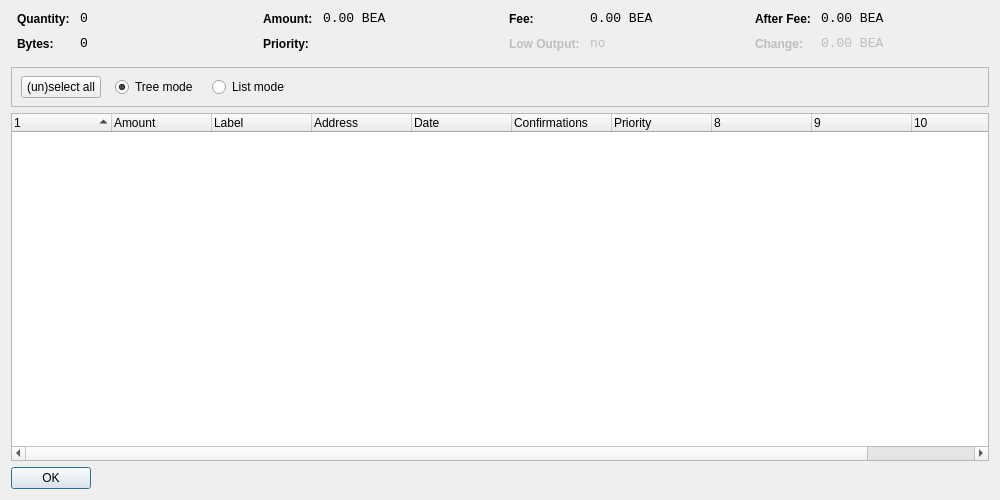
<?xml version="1.0" encoding="UTF-8"?>
<ui version="4.0">
 <class>CoinControlDialog</class>
 <widget class="QDialog" name="CoinControlDialog">
  <property name="geometry">
   <rect>
    <x>0</x>
    <y>0</y>
    <width>1000</width>
    <height>500</height>
   </rect>
  </property>
  <property name="windowTitle">
   <string>Coin Control</string>
  </property>
  <layout class="QVBoxLayout" name="verticalLayout">
   <item>
    <layout class="QHBoxLayout" name="horizontalLayoutTop" stretch="0,0,0,0">
     <property name="topMargin">
      <number>0</number>
     </property>
     <property name="bottomMargin">
      <number>10</number>
     </property>
     <item>
      <layout class="QFormLayout" name="formLayoutCoinControl1">
       <property name="horizontalSpacing">
        <number>10</number>
       </property>
       <property name="verticalSpacing">
        <number>10</number>
       </property>
       <property name="leftMargin">
        <number>6</number>
       </property>
       <property name="rightMargin">
        <number>6</number>
       </property>
       <item row="0" column="0">
        <widget class="QLabel" name="labelCoinControlQuantityText">
         <property name="styleSheet">
          <string notr="true">font-weight:bold;</string>
         </property>
         <property name="text">
          <string>Quantity:</string>
         </property>
        </widget>
       </item>
       <item row="0" column="1">
        <widget class="QLabel" name="labelCoinControlQuantity">
         <property name="font">
          <font>
           <family>Monospace</family>
           <pointsize>10</pointsize>
          </font>
         </property>
         <property name="cursor">
          <cursorShape>IBeamCursor</cursorShape>
         </property>
         <property name="contextMenuPolicy">
          <enum>Qt::ActionsContextMenu</enum>
         </property>
         <property name="text">
          <string notr="true">0</string>
         </property>
         <property name="textInteractionFlags">
          <set>Qt::LinksAccessibleByMouse|Qt::TextSelectableByKeyboard|Qt::TextSelectableByMouse</set>
         </property>
        </widget>
       </item>
       <item row="1" column="0">
        <widget class="QLabel" name="labelCoinControlBytesText">
         <property name="styleSheet">
          <string notr="true">font-weight:bold;</string>
         </property>
         <property name="text">
          <string>Bytes:</string>
         </property>
        </widget>
       </item>
       <item row="1" column="1">
        <widget class="QLabel" name="labelCoinControlBytes">
         <property name="font">
          <font>
           <family>Monospace</family>
           <pointsize>10</pointsize>
          </font>
         </property>
         <property name="cursor">
          <cursorShape>IBeamCursor</cursorShape>
         </property>
         <property name="contextMenuPolicy">
          <enum>Qt::ActionsContextMenu</enum>
         </property>
         <property name="text">
          <string notr="true">0</string>
         </property>
         <property name="textInteractionFlags">
          <set>Qt::LinksAccessibleByMouse|Qt::TextSelectableByKeyboard|Qt::TextSelectableByMouse</set>
         </property>
        </widget>
       </item>
      </layout>
     </item>
     <item>
      <layout class="QFormLayout" name="formLayoutCoinControl2">
       <property name="horizontalSpacing">
        <number>10</number>
       </property>
       <property name="verticalSpacing">
        <number>10</number>
       </property>
       <property name="leftMargin">
        <number>6</number>
       </property>
       <property name="rightMargin">
        <number>6</number>
       </property>
       <item row="0" column="0">
        <widget class="QLabel" name="labelCoinControlAmountText">
         <property name="styleSheet">
          <string notr="true">font-weight:bold;</string>
         </property>
         <property name="text">
          <string>Amount:</string>
         </property>
        </widget>
       </item>
       <item row="0" column="1">
        <widget class="QLabel" name="labelCoinControlAmount">
         <property name="font">
          <font>
           <family>Monospace</family>
           <pointsize>10</pointsize>
          </font>
         </property>
         <property name="cursor">
          <cursorShape>IBeamCursor</cursorShape>
         </property>
         <property name="contextMenuPolicy">
          <enum>Qt::ActionsContextMenu</enum>
         </property>
         <property name="text">
          <string notr="true">0.00 BEA</string>
         </property>
         <property name="textInteractionFlags">
          <set>Qt::LinksAccessibleByMouse|Qt::TextSelectableByKeyboard|Qt::TextSelectableByMouse</set>
         </property>
        </widget>
       </item>
       <item row="1" column="0">
        <widget class="QLabel" name="labelCoinControlPriorityText">
         <property name="styleSheet">
          <string notr="true">font-weight:bold;</string>
         </property>
         <property name="text">
          <string>Priority:</string>
         </property>
        </widget>
       </item>
       <item row="1" column="1">
        <widget class="QLabel" name="labelCoinControlPriority">
         <property name="font">
          <font>
           <family>Monospace</family>
           <pointsize>10</pointsize>
          </font>
         </property>
         <property name="cursor">
          <cursorShape>IBeamCursor</cursorShape>
         </property>
         <property name="contextMenuPolicy">
          <enum>Qt::ActionsContextMenu</enum>
         </property>
         <property name="text">
          <string/>
         </property>
         <property name="textInteractionFlags">
          <set>Qt::LinksAccessibleByMouse|Qt::TextSelectableByKeyboard|Qt::TextSelectableByMouse</set>
         </property>
        </widget>
       </item>
      </layout>
     </item>
     <item>
      <layout class="QFormLayout" name="formLayoutCoinControl3">
       <property name="horizontalSpacing">
        <number>10</number>
       </property>
       <property name="verticalSpacing">
        <number>10</number>
       </property>
       <property name="leftMargin">
        <number>6</number>
       </property>
       <property name="rightMargin">
        <number>6</number>
       </property>
       <item row="0" column="0">
        <widget class="QLabel" name="labelCoinControlFeeText">
         <property name="styleSheet">
          <string notr="true">font-weight:bold;</string>
         </property>
         <property name="text">
          <string>Fee:</string>
         </property>
        </widget>
       </item>
       <item row="0" column="1">
        <widget class="QLabel" name="labelCoinControlFee">
         <property name="font">
          <font>
           <family>Monospace</family>
           <pointsize>10</pointsize>
          </font>
         </property>
         <property name="cursor">
          <cursorShape>IBeamCursor</cursorShape>
         </property>
         <property name="contextMenuPolicy">
          <enum>Qt::ActionsContextMenu</enum>
         </property>
         <property name="text">
          <string notr="true">0.00 BEA</string>
         </property>
         <property name="textInteractionFlags">
          <set>Qt::LinksAccessibleByMouse|Qt::TextSelectableByKeyboard|Qt::TextSelectableByMouse</set>
         </property>
        </widget>
       </item>
       <item row="1" column="0">
        <widget class="QLabel" name="labelCoinControlLowOutputText">
         <property name="enabled">
          <bool>false</bool>
         </property>
         <property name="styleSheet">
          <string notr="true">font-weight:bold;</string>
         </property>
         <property name="text">
          <string>Low Output:</string>
         </property>
        </widget>
       </item>
       <item row="1" column="1">
        <widget class="QLabel" name="labelCoinControlLowOutput">
         <property name="enabled">
          <bool>false</bool>
         </property>
         <property name="font">
          <font>
           <family>Monospace</family>
           <pointsize>10</pointsize>
          </font>
         </property>
         <property name="cursor">
          <cursorShape>IBeamCursor</cursorShape>
         </property>
         <property name="contextMenuPolicy">
          <enum>Qt::ActionsContextMenu</enum>
         </property>
         <property name="text">
          <string notr="true">no</string>
         </property>
         <property name="textInteractionFlags">
          <set>Qt::LinksAccessibleByMouse|Qt::TextSelectableByKeyboard|Qt::TextSelectableByMouse</set>
         </property>
        </widget>
       </item>
      </layout>
     </item>
     <item>
      <layout class="QFormLayout" name="formLayoutCoinControl4">
       <property name="horizontalSpacing">
        <number>10</number>
       </property>
       <property name="verticalSpacing">
        <number>10</number>
       </property>
       <property name="leftMargin">
        <number>6</number>
       </property>
       <property name="rightMargin">
        <number>6</number>
       </property>
       <item row="0" column="0">
        <widget class="QLabel" name="labelCoinControlAfterFeeText">
         <property name="styleSheet">
          <string notr="true">font-weight:bold;</string>
         </property>
         <property name="text">
          <string>After Fee:</string>
         </property>
        </widget>
       </item>
       <item row="0" column="1">
        <widget class="QLabel" name="labelCoinControlAfterFee">
         <property name="font">
          <font>
           <family>Monospace</family>
           <pointsize>10</pointsize>
          </font>
         </property>
         <property name="cursor">
          <cursorShape>IBeamCursor</cursorShape>
         </property>
         <property name="contextMenuPolicy">
          <enum>Qt::ActionsContextMenu</enum>
         </property>
         <property name="text">
          <string notr="true">0.00 BEA</string>
         </property>
         <property name="textInteractionFlags">
          <set>Qt::LinksAccessibleByMouse|Qt::TextSelectableByKeyboard|Qt::TextSelectableByMouse</set>
         </property>
        </widget>
       </item>
       <item row="1" column="0">
        <widget class="QLabel" name="labelCoinControlChangeText">
         <property name="enabled">
          <bool>false</bool>
         </property>
         <property name="styleSheet">
          <string notr="true">font-weight:bold;</string>
         </property>
         <property name="text">
          <string>Change:</string>
         </property>
        </widget>
       </item>
       <item row="1" column="1">
        <widget class="QLabel" name="labelCoinControlChange">
         <property name="enabled">
          <bool>false</bool>
         </property>
         <property name="font">
          <font>
           <family>Monospace</family>
           <pointsize>10</pointsize>
          </font>
         </property>
         <property name="cursor">
          <cursorShape>IBeamCursor</cursorShape>
         </property>
         <property name="contextMenuPolicy">
          <enum>Qt::ActionsContextMenu</enum>
         </property>
         <property name="text">
          <string notr="true">0.00 BEA</string>
         </property>
         <property name="textInteractionFlags">
          <set>Qt::LinksAccessibleByMouse|Qt::TextSelectableByKeyboard|Qt::TextSelectableByMouse</set>
         </property>
        </widget>
       </item>
      </layout>
     </item>
    </layout>
   </item>
   <item>
    <widget class="QFrame" name="frame">
     <property name="minimumSize">
      <size>
       <width>0</width>
       <height>40</height>
      </size>
     </property>
     <property name="frameShape">
      <enum>QFrame::StyledPanel</enum>
     </property>
     <property name="frameShadow">
      <enum>QFrame::Sunken</enum>
     </property>
     <widget class="QWidget" name="horizontalLayoutWidget">
      <property name="geometry">
       <rect>
        <x>10</x>
        <y>0</y>
        <width>781</width>
        <height>41</height>
       </rect>
      </property>
      <layout class="QHBoxLayout" name="horizontalLayoutPanel" stretch="0,0,0,0,0">
       <property name="spacing">
        <number>14</number>
       </property>
       <item>
        <widget class="QPushButton" name="pushButtonSelectAll">
         <property name="sizePolicy">
          <sizepolicy hsizetype="Maximum" vsizetype="Fixed">
           <horstretch>0</horstretch>
           <verstretch>0</verstretch>
          </sizepolicy>
         </property>
         <property name="text">
          <string>(un)select all</string>
         </property>
        </widget>
       </item>
       <item>
        <widget class="QRadioButton" name="radioTreeMode">
         <property name="sizePolicy">
          <sizepolicy hsizetype="Maximum" vsizetype="Fixed">
           <horstretch>0</horstretch>
           <verstretch>0</verstretch>
          </sizepolicy>
         </property>
         <property name="text">
          <string>Tree mode</string>
         </property>
         <property name="checked">
          <bool>true</bool>
         </property>
        </widget>
       </item>
       <item>
        <widget class="QRadioButton" name="radioListMode">
         <property name="sizePolicy">
          <sizepolicy hsizetype="Maximum" vsizetype="Fixed">
           <horstretch>0</horstretch>
           <verstretch>0</verstretch>
          </sizepolicy>
         </property>
         <property name="text">
          <string>List mode</string>
         </property>
        </widget>
       </item>
       <item>
        <spacer name="horizontalSpacer">
         <property name="orientation">
          <enum>Qt::Horizontal</enum>
         </property>
         <property name="sizeHint" stdset="0">
          <size>
           <width>40</width>
           <height>20</height>
          </size>
         </property>
        </spacer>
       </item>
      </layout>
     </widget>
    </widget>
   </item>
   <item>
    <widget class="CoinControlTreeWidget" name="treeWidget">
     <property name="contextMenuPolicy">
      <enum>Qt::CustomContextMenu</enum>
     </property>
     <property name="sortingEnabled">
      <bool>false</bool>
     </property>
     <property name="columnCount">
      <number>11</number>
     </property>
     <attribute name="headerShowSortIndicator" stdset="0">
      <bool>true</bool>
     </attribute>
     <attribute name="headerStretchLastSection">
      <bool>false</bool>
     </attribute>
     <column>
      <property name="text">
       <string/>
      </property>
     </column>
     <column>
      <property name="text">
       <string>Amount</string>
      </property>
     </column>
     <column>
      <property name="text">
       <string>Label</string>
      </property>
     </column>
     <column>
      <property name="text">
       <string>Address</string>
      </property>
     </column>
     <column>
      <property name="text">
       <string>Date</string>
      </property>
     </column>
     <column>
      <property name="text">
       <string>Confirmations</string>
      </property>
      <property name="toolTip">
       <string>Confirmed</string>
      </property>
     </column>
     <column>
      <property name="text">
       <string>Priority</string>
      </property>
     </column>
     <column>
      <property name="text">
       <string/>
      </property>
     </column>
     <column>
      <property name="text">
       <string/>
      </property>
     </column>
     <column>
      <property name="text">
       <string/>
      </property>
     </column>
     <column>
      <property name="text">
       <string/>
      </property>
     </column>
    </widget>
   </item>
   <item>
    <widget class="QDialogButtonBox" name="buttonBox">
     <property name="sizePolicy">
      <sizepolicy hsizetype="Maximum" vsizetype="Fixed">
       <horstretch>0</horstretch>
       <verstretch>0</verstretch>
      </sizepolicy>
     </property>
     <property name="orientation">
      <enum>Qt::Horizontal</enum>
     </property>
     <property name="standardButtons">
      <set>QDialogButtonBox::Ok</set>
     </property>
    </widget>
   </item>
  </layout>
 </widget>
 <customwidgets>
  <customwidget>
   <class>CoinControlTreeWidget</class>
   <extends>QTreeWidget</extends>
   <header>coincontroltreewidget.h</header>
  </customwidget>
 </customwidgets>
 <resources/>
 <connections/>
</ui>
